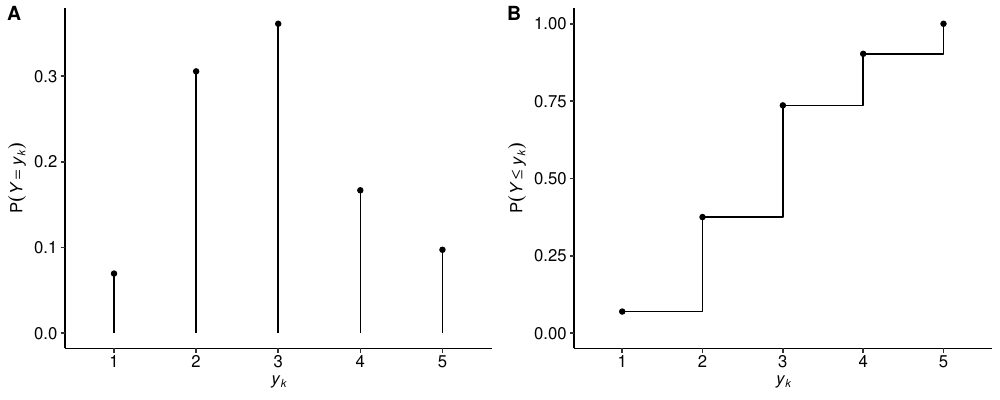

The R source for this figure:
library(ggplot2)
library(scales)
library(ggpubr)

data(wine, package = "ordinal")
dat <- data.frame(y = sort(unique(wine$rating)),
                  dens = c(table(wine$rating)/nrow(wine)),
                  distr = cumsum(c(table(wine$rating))/nrow(wine)))
p1 <- ggplot(dat) +
  geom_segment(aes(x = y, xend = y, y = 0, yend = dens)) +
  geom_point(aes(x = y, y = dens)) +
  labs(x = expression(italic(y[k])), y = expression(P(italic(Y==y[k])))) +
  theme_pubr()

p2 <- ggplot(dat) +
  geom_point(aes(x = y, y = distr)) +
  geom_step(aes(x = y, y = distr, group = NA)) +
  labs(x = expression(italic(y[k])), y = expression(P(italic(Y<=y[k])))) +
  ylim(0, 1) +
  theme_pubr()

(p3 <- ggarrange(p1, p2, labels = c("A", "B")))

ggsave("vignettes/figures/figure0.pdf", plot = p3, width = 10, height = 4)
ggsave("vignettes/figures/figure0.png", plot = p3, width = 10, height = 4)
